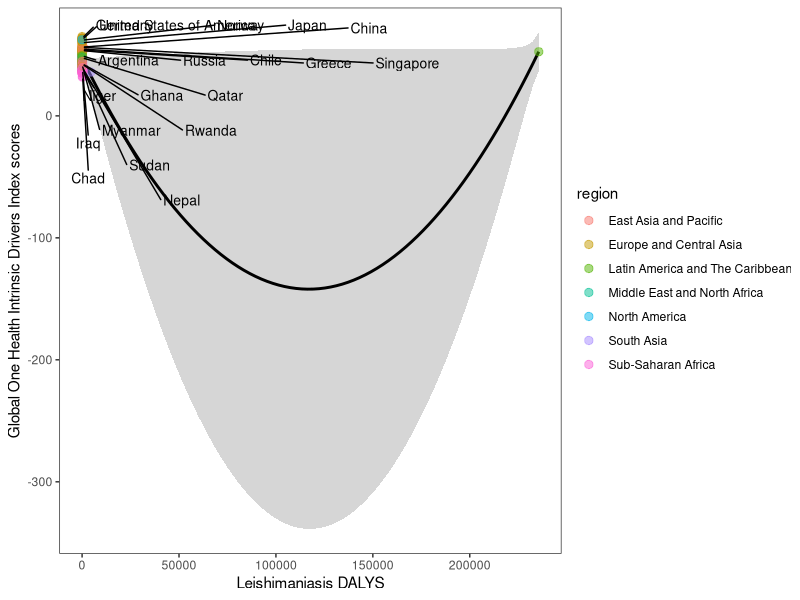

Source code (R):
library(readxl)
library(readr)

library(tidyverse)
library(cowplot)
library(colorspace)
library(ggrepel)

GBD <- read_excel("D.5.3.1_raw.xlsx")

dftest <- read_csv("total_0228_last Version.csv")

data = left_join(dftest,GBD, by = "iso")

write.csv(data,file = "Leishimaniasis-OHI.csv")


test <- data %>%
  mutate(
    region = case_when(
      region == "Middle East and North Africa" ~ "Middle East and North Africa",
      region == "Europe and Central Asia" ~ "Europe and Central Asia",
      region == "East Asia and Pacific" ~ "East Asia and Pacific",
      region == "Latin America and The Caribbean" ~ "Latin America and The Caribbean",
      region == "North America" ~ "North America",
      region == "South Asia" ~ "South Asia",
      region == "Sub-Saharan Arica" ~ "Sub-Saharan Arica",
      TRUE ~ region # All the other remain the same
    )
  )

country_highlight <- c(
  "Germany", "Norway", "United States of America", "Greece", "Singapore", "Rwanda", 
  "Russia", "Venezuela", "Sudan", "Iraq", "Ghana", "Niger", "Chad", "Kuwait", 
  "Qatar", "Myanmar", "Nepal", "Chile", "Argentina", "Japan", "China"
)

test <- test %>%
  mutate(
    label = ifelse(country %in% country_highlight, country, "")
  )


expohi = ggplot(test, aes(GBD, total)) +
  geom_smooth(method="lm", formula = 'y ~ poly(x,2)' , col="black") +
  geom_point(
    aes(color = region, fill = region),
    size = 2.5, alpha = 0.5, 
    shape = 21 # This is a dot with both border (color) and fill.
  ) +
  # Add auto-positioned text
  geom_text_repel(
    aes(label = label),
    color = "black",
    size = 10/.pt, # font size 9 pt
    point.padding = 0.1, 
    box.padding = 0.6,
    min.segment.length = 0,
    max.overlaps = 1000,
    seed = 7654 # For reproducibility reasons
  ) +
  xlab("Leishimaniasis DALYS") +
  ylab("Global One Health Intrinsic Drivers Index scores")+
  theme_test() 

ggsave("OHI-Leishimaniasis-region.pdf", width=8, height=4, dpi=600)

